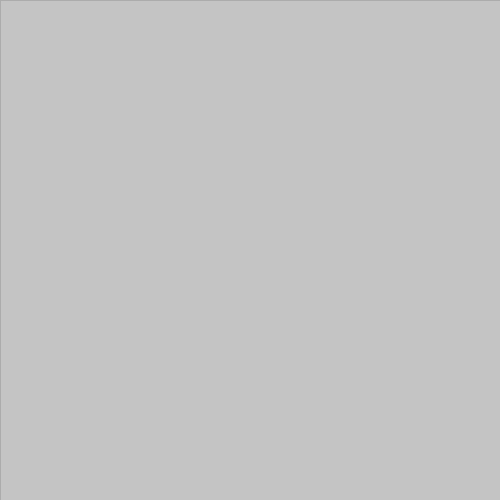
Frame 1 (no input)
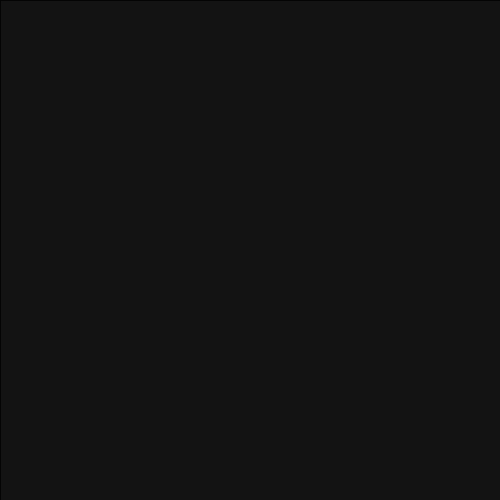
Frame 60 (the mouse pressed at the canvas centre just before this capture)
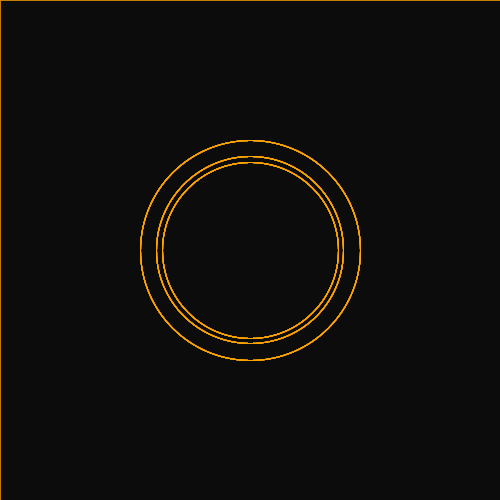
Frame 120 (the mouse held since frame 60 and released just before this capture)

The Processing sketch that drew these frames (run headless with seeded random() and noise(); from frame 60 on, the mouse is pressed at the canvas centre):

// Processing sketch: OriginalDesign
// ── OriginalDesign.pde
void setup() {
    size(500, 500);   
}

void draw() {
    fadingBackground();

    if (mousePressed == true) {
        mandala();
    }
}



void fadingBackground() {
    fill(0, 0, 0, 10);
    strokeWeight(0);

    rect(0, 0, 500, 500);

}


void mouseDragged() {
    slinky();
}

void mouseClicked() {
    mandala();
}


void mandala() {
    stroke(255, 165, 0);
    noFill();
    strokeWeight(1);

    ellipse(mouseX, mouseY, 220, 220);
    ellipse(mouseX, mouseY, 187, 187);
    ellipse(mouseX, mouseY, 176, 176);
}

void slinky() {
    stroke(140, 165, 255);
    noFill();
    strokeWeight(5);

    ellipse(mouseX, mouseY, 200, 200);
    ellipse(mouseX, mouseY, 177, 177);
    ellipse(mouseX, mouseY, 166, 166);
    
    point(mouseX, mouseY);
}
